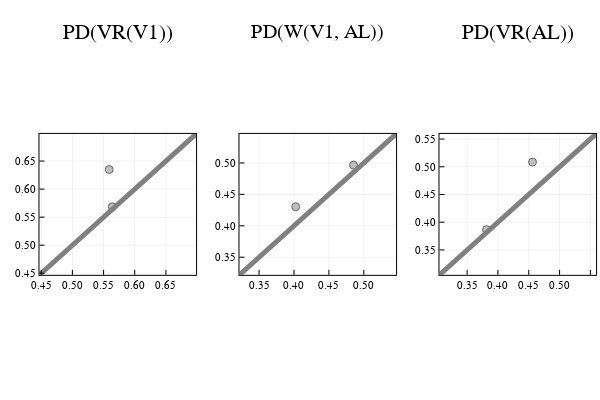

The cell this chart's notebook holds for it:
### Code cell
p1 = ext_var.plot_PD(barcode_V1, title = "PD(VR(V1))", titlefontsize = 15)
p2 = ext_var.plot_PD(barcode_W_V1_AL, title = "PD(W(V1, AL))")
p3 = ext_var.plot_PD(barcode_AL, title = "PD(VR(AL))", titlefontsize = 15)
plot(p1, p2, p3, layout = grid(1,3))

### Figure 1 — Plotly figure (JSON) as saved in the notebook; plotly's stock layout.template omitted (floating-point values rounded to 4 significant figures)
{"data": [{"colorbar": {"title": ""}, "legendgroup": "", "marker": {"color": "rgba(128, 128, 128, 0.500)", "line": {"color": "rgba(0, 0, 0, 0.500)", "width": 1}, "size": 8, "symbol": "circle"}, "mode": "markers", "name": "", "showlegend": false, "type": "scatter", "x": [0.5639, 0.559], "xaxis": "x1", "y": [0.5686, 0.6349], "yaxis": "y1", "zmax": null, "zmin": null}, {"colorbar": {"title": ""}, "legendgroup": "", "line": {"color": "rgba(128, 128, 128, 1.000)", "dash": "solid", "shape": "linear", "width": 5}, "mode": "lines", "name": "", "showlegend": false, "type": "scatter", "x": [0.4472, 0.6984], "xaxis": "x1", "y": [0.4472, 0.6984], "yaxis": "y1", "zmax": null, "zmin": null}, {"colorbar": {"title": ""}, "legendgroup": "", "marker": {"color": "rgba(128, 128, 128, 0.500)", "line": {"color": "rgba(0, 0, 0, 0.500)", "width": 1}, "size": 8, "symbol": "circle"}, "mode": "markers", "name": "", "showlegend": false, "type": "scatter", "x": [0.4024, 0.4852], "xaxis": "x2", "y": [0.4304, 0.4965], "yaxis": "y2", "zmax": null, "zmin": null}, {"colorbar": {"title": ""}, "legendgroup": "", "line": {"color": "rgba(128, 128, 128, 1.000)", "dash": "solid", "shape": "linear", "width": 5}, "mode": "lines", "name": "", "showlegend": false, "type": "scatter", "x": [0.3219, 0.5462], "xaxis": "x2", "y": [0.3219, 0.5462], "yaxis": "y2", "zmax": null, "zmin": null}, {"colorbar": {"title": ""}, "legendgroup": "", "marker": {"color": "rgba(128, 128, 128, 0.500)", "line": {"color": "rgba(0, 0, 0, 0.500)", "width": 1}, "size": 8, "symbol": "circle"}, "mode": "markers", "name": "", "showlegend": false, "type": "scatter", "x": [0.3814, 0.4561], "xaxis": "x3", "y": [0.3866, 0.5084], "yaxis": "y3", "zmax": null, "zmin": null}, {"colorbar": {"title": ""}, "legendgroup": "", "line": {"color": "rgba(128, 128, 128, 1.000)", "dash": "solid", "shape": "linear", "width": 5}, "mode": "lines", "name": "", "showlegend": false, "type": "scatter", "x": [0.3051, 0.5592], "xaxis": "x3", "y": [0.3051, 0.5592], "yaxis": "y3", "zmax": null, "zmin": null}], "layout": {"annotations": [{"font": {"color": "rgba(0, 0, 0, 1.000)", "family": "sans-serif", "size": 21}, "rotation": 0, "showarrow": false, "text": "PD(VR(V1))", "x": 0.1963, "xanchor": "center", "xref": "paper", "y": 1, "yanchor": "top", "yref": "paper"}, {"font": {"color": "rgba(0, 0, 0, 1.000)", "family": "sans-serif", "size": 20}, "rotation": 0, "showarrow": false, "text": "PD(W(V1, AL))", "x": 0.5296, "xanchor": "center", "xref": "paper", "y": 1, "yanchor": "top", "yref": "paper"}, {"font": {"color": "rgba(0, 0, 0, 1.000)", "family": "sans-serif", "size": 21}, "rotation": 0, "showarrow": false, "text": "PD(VR(AL))", "x": 0.863, "xanchor": "center", "xref": "paper", "y": 1, "yanchor": "top", "yref": "paper"}], "height": 400, "legend_position": {"bgcolor": "rgba(255, 255, 255, 1.000)", "bordercolor": "rgba(0, 0, 0, 1.000)", "borderwidth": 1, "font": {"color": "rgba(0, 0, 0, 1.000)", "family": "sans-serif", "size": 11}, "title": {"font": {"color": "rgba(0, 0, 0, 1.000)", "family": "sans-serif", "size": 15}, "text": ""}, "tracegroupgap": 0, "traceorder": "normal", "x": 1, "xanchor": "right", "y": 0.07, "yanchor": "bottom"}, "margin": {"b": 20, "l": 0, "r": 0, "t": 20}, "paper_bgcolor": "rgba(255, 255, 255, 1.000)", "plot_bgcolor": "rgba(255, 255, 255, 1.000)", "showlegend": true, "width": 600, "xaxis1": {"anchor": "y1", "domain": [0.06582, 0.3268], "gridcolor": "rgba(0, 0, 0, 0.100)", "gridwidth": 0.5, "linecolor": "rgba(0, 0, 0, 1.000)", "mirror": true, "range": [0.4472, 0.6984], "showgrid": true, "showline": true, "showticklabels": true, "tickangle": 0, "tickcolor": "rgb(0, 0, 0)", "tickfont": {"color": "rgba(0, 0, 0, 1.000)", "family": "sans-serif", "size": 11}, "tickmode": "array", "ticks": "inside", "ticktext": ["0.45", "0.50", "0.55", "0.60", "0.65"], "tickvals": [0.45, 0.5, 0.55, 0.6, 0.65], "title": "", "titlefont": {"color": "rgba(0, 0, 0, 1.000)", "family": "sans-serif", "size": 15}, "type": "-", "visible": true, "zeroline": false, "zerolinecolor": "rgba(0, 0, 0, 1.000)"}, "xaxis2": {"anchor": "y2", "domain": [0.3992, 0.6601], "gridcolor": "rgba(0, 0, 0, 0.100)", "gridwidth": 0.5, "linecolor": "rgba(0, 0, 0, 1.000)", "mirror": true, "range": [0.3219, 0.5462], "showgrid": true, "showline": true, "showticklabels": true, "tickangle": 0, "tickcolor": "rgb(0, 0, 0)", "tickfont": {"color": "rgba(0, 0, 0, 1.000)", "family": "sans-serif", "size": 11}, "tickmode": "array", "ticks": "inside", "ticktext": ["0.35", "0.40", "0.45", "0.50"], "tickvals": [0.35, 0.4, 0.45, 0.5], "title": "", "titlefont": {"color": "rgba(0, 0, 0, 1.000)", "family": "sans-serif", "size": 15}, "type": "-", "visible": true, "zeroline": false, "zerolinecolor": "rgba(0, 0, 0, 1.000)"}, "xaxis3": {"anchor": "y3", "domain": [0.7325, 0.9934], "gridcolor": "rgba(0, 0, 0, 0.100)", "gridwidth": 0.5, "linecolor": "rgba(0, 0, 0, 1.000)", "mirror": true, "range": [0.3051, 0.5592], "showgrid": true, "showline": true, "showticklabels": true, "tickangle": 0, "tickcolor": "rgb(0, 0, 0)", "tickfont": {"color": "rgba(0, 0, 0, 1.000)", "family": "sans-serif", "size": 11}, "tickmode": "array", "ticks": "inside", "ticktext": ["0.35", "0.40", "0.45", "0.50", "0.55"], "tickvals": [0.35, 0.4, 0.45, 0.5, 0.55], "title": "", "titlefont": {"color": "rgba(0, 0, 0, 1.000)", "family": "sans-serif", "size": 15}, "type": "-", "visible": true, "zeroline": false, "zerolinecolor": "rgba(0, 0, 0, 1.000)"}, "yaxis1": {"anchor": "x1", "domain": [0.2921, 0.6836], "gridcolor": "rgba(0, 0, 0, 0.100)", "gridwidth": 0.5, "linecolor": "rgba(0, 0, 0, 1.000)", "mirror": true, "range": [0.4472, 0.6984], "showgrid": true, "showline": true, "showticklabels": true, "tickangle": 0, "tickcolor": "rgb(0, 0, 0)", "tickfont": {"color": "rgba(0, 0, 0, 1.000)", "family": "sans-serif", "size": 11}, "tickmode": "array", "ticks": "inside", "ticktext": ["0.45", "0.50", "0.55", "0.60", "0.65"], "tickvals": [0.45, 0.5, 0.55, 0.6, 0.65], "title": "", "titlefont": {"color": "rgba(0, 0, 0, 1.000)", "family": "sans-serif", "size": 15}, "type": "-", "visible": true, "zeroline": false, "zerolinecolor": "rgba(0, 0, 0, 1.000)"}, "yaxis2": {"anchor": "x2", "domain": [0.2921, 0.6836], "gridcolor": "rgba(0, 0, 0, 0.100)", "gridwidth": 0.5, "linecolor": "rgba(0, 0, 0, 1.000)", "mirror": true, "range": [0.3219, 0.5462], "showgrid": true, "showline": true, "showticklabels": true, "tickangle": 0, "tickcolor": "rgb(0, 0, 0)", "tickfont": {"color": "rgba(0, 0, 0, 1.000)", "family": "sans-serif", "size": 11}, "tickmode": "array", "ticks": "inside", "ticktext": ["0.35", "0.40", "0.45", "0.50"], "tickvals": [0.35, 0.4, 0.45, 0.5], "title": "", "titlefont": {"color": "rgba(0, 0, 0, 1.000)", "family": "sans-serif", "size": 15}, "type": "-", "visible": true, "zeroline": false, "zerolinecolor": "rgba(0, 0, 0, 1.000)"}, "yaxis3": {"anchor": "x3", "domain": [0.2921, 0.6836], "gridcolor": "rgba(0, 0, 0, 0.100)", "gridwidth": 0.5, "linecolor": "rgba(0, 0, 0, 1.000)", "mirror": true, "range": [0.3051, 0.5592], "showgrid": true, "showline": true, "showticklabels": true, "tickangle": 0, "tickcolor": "rgb(0, 0, 0)", "tickfont": {"color": "rgba(0, 0, 0, 1.000)", "family": "sans-serif", "size": 11}, "tickmode": "array", "ticks": "inside", "ticktext": ["0.35", "0.40", "0.45", "0.50", "0.55"], "tickvals": [0.35, 0.4, 0.45, 0.5, 0.55], "title": "", "titlefont": {"color": "rgba(0, 0, 0, 1.000)", "family": "sans-serif", "size": 15}, "type": "-", "visible": true, "zeroline": false, "zerolinecolor": "rgba(0, 0, 0, 1.000)"}}}
